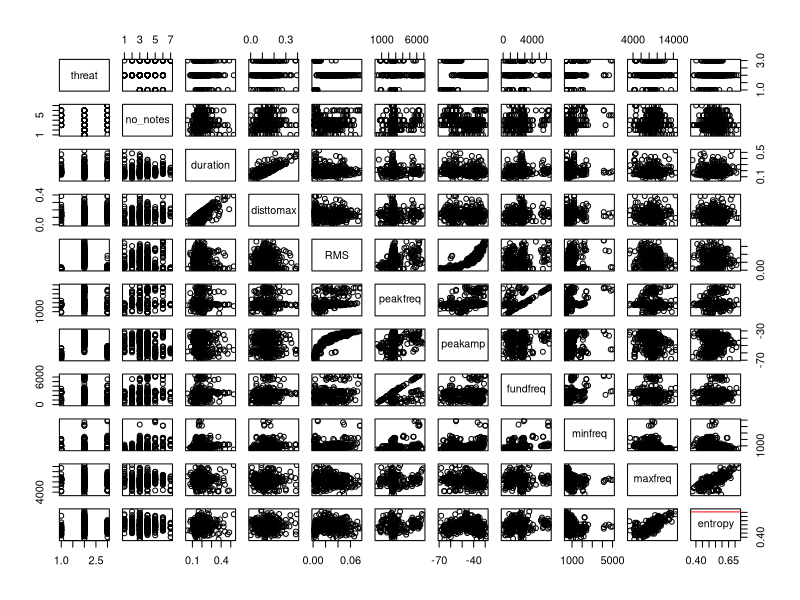
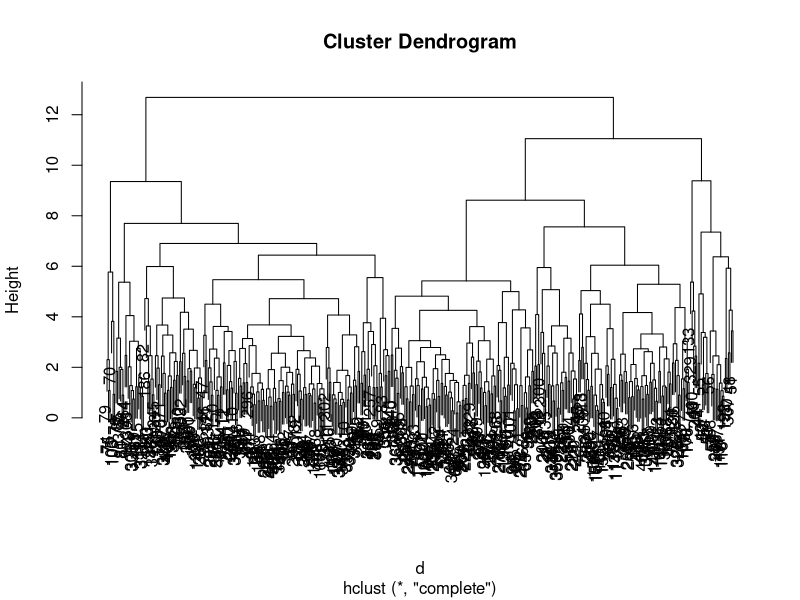
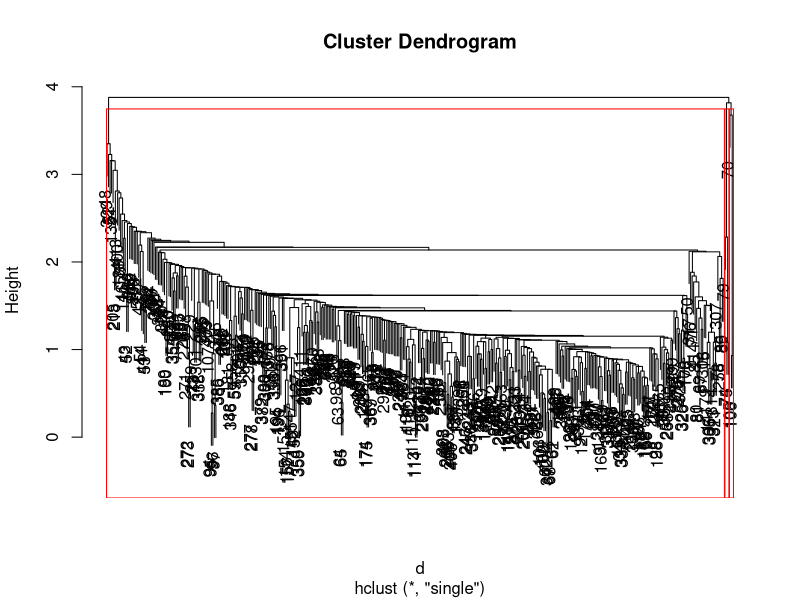
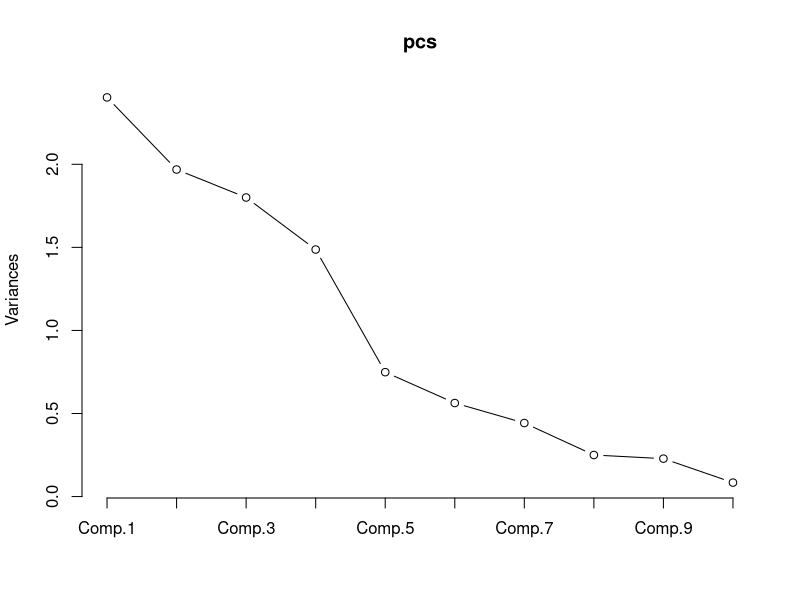
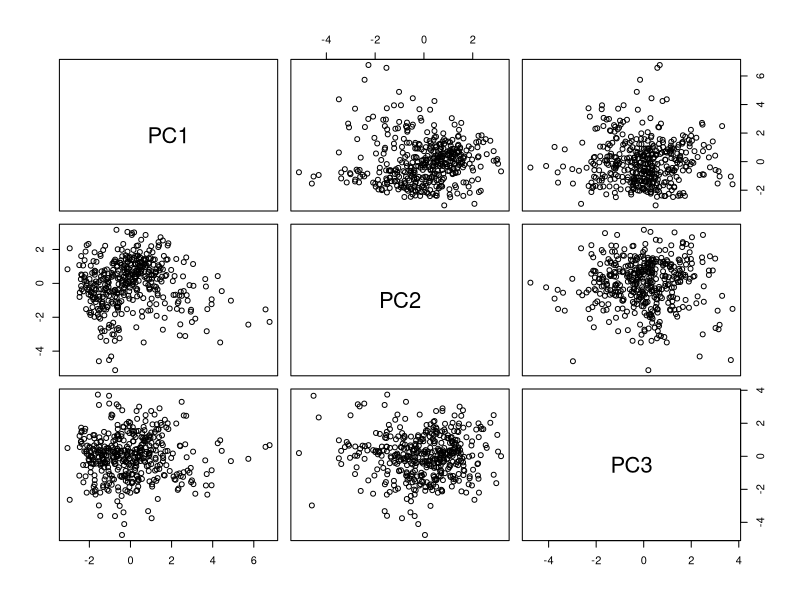
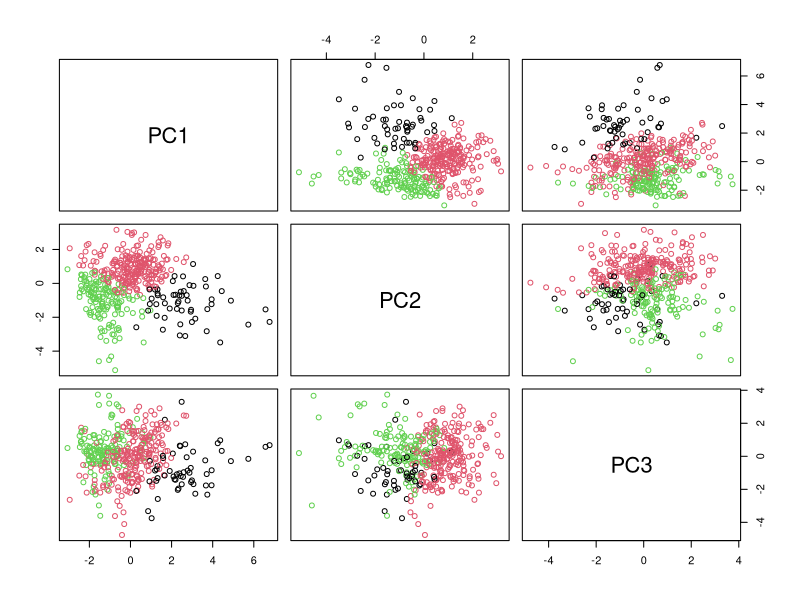

Reproduce these figures in R, in order. (Note: this script raises an error after producing the figures.)
## ---- chunk 1
knitr::opts_chunk$set(echo = TRUE)
## ---- chunk 2
dat=read.csv("TUTI_post2_1.csv",header=T)
plot(dat)
#standardizing all variables except the categorical variable, "threat". All acoustic measurements are standardized.
sdat=scale(dat[,2:11])
#dat[,1] is the dependent variable, that is categorical with 3 threat levels: 10m from human (lowest level of threat, 5m from human-intermediate level of threat, 1m from human-highest level of threat)
print(levels(dat[,1]))
#the order of dat[,1] is set as 10m,1m and 5m.
#Let's re-order for easier interpretation, according to threat level.

dat[,1]=factor(dat[,1], levels(dat[,1])[c(1,3,2)])
print(levels(dat[,1])) #Now it is ordered as 10m, 5m and 1m. From less threat to highest threat level.
# In this post, I will comparing whether clusters match with the 3 threats condition: low, medium, high,
# using hierarchical clustering (euclidean distance and complete linkage and euclidan distance with single linkage), and K-means. Because the number of threat condition is 3, I will fix the number of clusters to be 3 in all methods to match the cluster labels and threat conditions later. 
d = dist(sdat, method = "euclidean") # distance matrix
fit_comp = hclust(d, method="complete")
rect.hclust(fit_comp, k=3, border="red")
hc_comp_labels= cutree(fit_comp, k=3)
plot(fit_comp) # display dendogram
## ---- chunk 3
fit_sing = hclust(d, method="single")
hc_sing_labels= cutree(fit_sing, k=3)
plot(fit_sing)
rect.hclust(fit_sing, k=3, border="red")
## ---- chunk 4
pcs=princomp(sdat,scale=F)#since we already standardized data, x need to do one more time.
plot(pcs,type='l')
summary(pcs)

pcs=prcomp(sdat,scale=F)
pcs1to3=data.frame(pcs$x[,1:3])#extract PC1 to PC3
plot(pcs1to3)
## ---- chunk 5
fit_km_pc=kmeans(pcs1to3,3)
km_pc_labels=fit_km_pc$cluster
plot(pcs1to3,col=fit_km_pc$cluster)
## ---- chunk 6
#what happens if we don't use pc axis and just use axis of raw data?
fit_km_r=kmeans(sdat,3)
km_r_labels=fit_km_r$cluster
plot(dat,col=fit_km_r$cluster)

## ---- chunk 7
table(hc_comp_labels,dat[,1])#confusion matrix of hierarchical clustering with complete linkage
table(hc_sing_labels,dat[,1])#confusion matrix of hierarchical clustering with complete linkage
table(km_pc_labels,dat[,1])#confusion matrix of K-means with PC 
table(km_r_labels,dat[,1])#confusion matrix of K-means analysis on raw data

#I have selected variables that relatively separate clusteres better.
#pairs(dat[,c(1,3,6,7,8)],col=)
pairs(sdat,col=dat$threat)
#As we see here, 5m clusters (intermediate level of threat, red) are separated from 1m clusters (high level of threat, green) and 10m clusters (low level of threat, black).
#Duration, Peak frequency, and fundamental frequency increased for 5m clusters (intermediate level of threat).
#Both fundamnental frequency and



#plot(dat$fundfreq,dat$duration,col=k$cluster,pch=16)
#legend("bottomright", legend=levels(as.factor(dat[,1])),cex=1, pch=16, col=c(1:3))
#fit_km = kmeans(sdat, 3)
#km_labels=fit_km$cluster
## ---- chunk 8

#violin plot
library("ggplot2")
#Peak amplitude: violin plot overlaid with boxplot
ggplot(dat,aes(x=dat$threat,y=dat[,8],fill=dat$threat))+
  geom_violin(trim=F)+
  geom_boxplot(width=0.1,fill="white")+
  theme_classic()+
  scale_fill_brewer(palette="Reds")+
  labs(title="    Plot of Peak amplitude  by threat level",x="Threat level (Distance bw a bird and a human) ", y = "Peak amplitude")+
  theme(legend.position="none")

#RMS: violin plot overlaid with boxplot
ggplot(dat,aes(x=dat$threat,y=dat[,5],fill=dat$threat))+
  geom_violin(trim=F)+
  geom_boxplot(width=0.03,fill="white")+
  theme_classic()+
  scale_fill_brewer(palette="Reds")+
  labs(title="    Plot of RMS  by threat level",x="Threat level (Distance bw a bird and a human) ", y = "RMS")+
  theme(legend.position="none")

#as the threat level increases, they increased peak amplitude.
